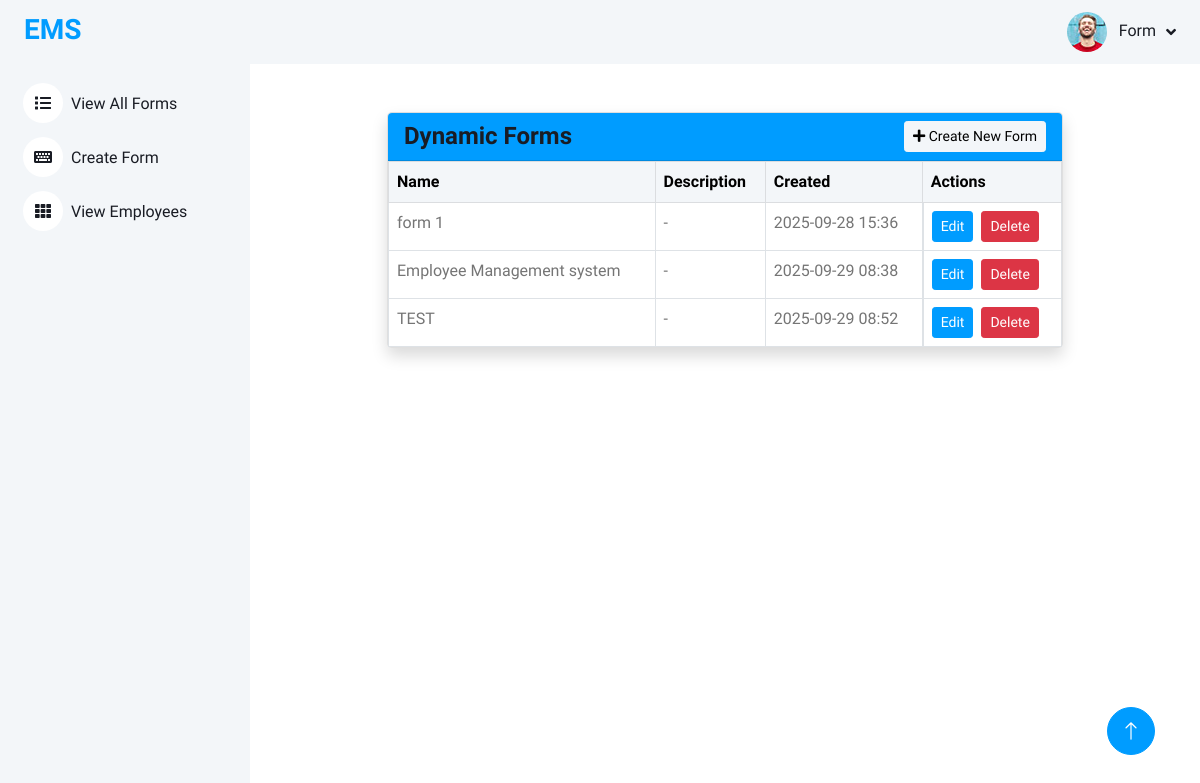
Page /forms/ (signed in) on the committed database.
### formsbuilder/models.py (models this page shows, shortened)
class DynamicForm(models.Model):
    name = models.CharField(max_length=200)
    description = models.TextField(blank=True, null=True)
    created_at = models.DateTimeField(auto_now_add=True)

### formsbuilder/views.py (the view)
# urls.py: path("", views.form_list, name="form_list"),
def form_list(request):
    forms = DynamicForm.objects.all()
    return render(request, "formsbuilder/form_list.html", {"forms": forms})

### templates/formsbuilder/form_list.html (shortened to what this page needs)
{% extends 'admin/admin_base.html' %}
{% load static %}
{% block content %}
<div class="container mt-5" style="max-width:700px;">
    <div class="card shadow">
        <div class="card-header bg-primary text-white d-flex justify-content-between align-items-center">
            <h4 class="mb-0">Dynamic Forms</h4>
            <a href="{% url 'form_create' %}" class="btn btn-light btn-sm"><i class="fa fa-plus"></i> Create New Form</a>
        </div>
        <div class="card-body p-0">
            <table class="table table-bordered mb-0">
                <thead class="table-light">
                    <tr>
                        <th>Name</th>
                        <th>Description</th>
                        <th>Created</th>
                        <th>Actions</th>
                    </tr>
                </thead>
                <tbody>
                    {% for f in forms %}
                        <tr>
                            <td>{{ f.name }}</td>
                            <td>{{ f.description|default:'-' }}</td>
                            <td>{{ f.created_at|date:'Y-m-d H:i' }}</td>
                            <td class="d-flex gap-2">
                                <a href="{% url 'form_edit' f.id %}" class="btn btn-sm btn-primary">Edit</a>
                                <form method="post" action="{% url 'form_delete' f.id %}" style="display:inline;">
                                    <button type="submit" class="btn btn-sm btn-danger" onclick="return confirm('Are you sure you want to delete this form?');">Delete</button>
                                </form>
                            </td>
                        </tr>
                    {% empty %}
                        <tr><td colspan="4" class="text-center text-muted">No forms created yet.</td></tr>
                    {% endfor %}
                </tbody>
            </table>
        </div>
    </div>
</div>
{% endblock %}

### templates/admin/admin_base.html (shortened to what this page needs)
<!DOCTYPE html>
{% load static %}
<html lang="en">
<head>
    <link href="https://cdnjs.cloudflare.com/ajax/libs/font-awesome/5.10.0/css/all.min.css" rel="stylesheet">
    <link href="https://cdn.jsdelivr.net/npm/bootstrap-icons@1.4.1/font/bootstrap-icons.css" rel="stylesheet">
    <link href="{% static 'lib/owlcarousel/assets/owl.carousel.min.css' %}" rel="stylesheet">
    <link href="{% static 'lib/tempusdominus/css/tempusdominus-bootstrap-4.min.css' %}" rel="stylesheet" />
    <link href="{% static 'css/bootstrap.min.css' %}" rel="stylesheet">
    <link href="{% static 'css/style.css' %}" rel="stylesheet">
</head>
<body>
    <div class="container-xxl position-relative bg-white d-flex p-0">
        <div class="sidebar pe-4 pb-3">
            <nav class="navbar bg-light navbar-light">
                <a href="index.html" class="navbar-brand mx-4 mb-3">
                    <h3 class="text-primary"></i>EMS</h3>
                </a>
                <div class="navbar-nav w-100">
                    <a href="{% url 'form_list' %}" class="nav-item nav-link"><i class="fa fa-list me-2"></i>View All Forms</a>
                    <a href="{% url 'form_create' %}" class="nav-item nav-link"><i class="fa fa-keyboard me-2"></i>Create Form</a>
                    <a href="{% url 'view_employees' %}" class="nav-item nav-link"><i class="fa fa-th me-2"></i>View Employees</a>
                </div>
            </nav>
        </div>
        <div class="content">
            <nav class="navbar navbar-expand bg-light navbar-light sticky-top px-4 py-0">
                <div class="navbar-nav align-items-center ms-auto">
                    <div class="nav-item dropdown">
                        <a href="#" class="nav-link dropdown-toggle" data-bs-toggle="dropdown">
                            <img class="rounded-circle me-lg-2" src="{% static 'img/user.jpg' %}" alt="" style="width: 40px; height: 40px;">
                            <span class="d-none d-lg-inline-flex">{{ request.user.username|capfirst }}</span>
                        </a>
                    </div>
                </div>
            </nav>
{% block content %}
{% endblock %}
        <a href="#" class="btn btn-lg btn-primary btn-lg-square back-to-top"><i class="bi bi-arrow-up"></i></a>
    </div>
</body>
</html>

### static/css/style.css (style rules this page uses)
:root { --primary: #009CFF; --light: #F3F6F9; --dark: #191C24; }
.back-to-top { position: fixed; display: none; right: 45px; bottom: 45px; z-index: 99; }
.btn { transition: .5s; }
.btn.btn-primary { color: #FFFFFF; }
.btn-lg-square { width: 48px; height: 48px; }
.btn-square, .btn-sm-square, .btn-lg-square { padding: 0; display: inline-flex; align-items: center; justify-content: center; font-weight: normal; border-radius: 50px; }
.sidebar { position: fixed; top: 0; left: 0; bottom: 0; width: 250px; height: 100vh; overflow-y: auto; background: var(--light); transition: 0.5s; z-index: 999; }
.content { margin-left: 250px; min-height: 100vh; background: #FFFFFF; transition: 0.5s; }
@media (min-width: 992px) { .sidebar { margin-left: 0; } }
@media (min-width: 992px) { .content { width: calc(100% - 250px); } }
.sidebar .navbar .navbar-nav .nav-link { padding: 7px 20px; color: var(--dark); font-weight: 500; border-left: 3px solid var(--light); border-radius: 0 30px 30px 0; outline: none; }
.sidebar .navbar .navbar-nav .nav-link i { width: 40px; height: 40px; display: inline-flex; align-items: center; justify-content: center; background: #FFFFFF; border-radius: 40px; }
.content .navbar .navbar-nav .nav-link { margin-left: 25px; padding: 12px 0; color: var(--dark); outline: none; }
.content .navbar .dropdown-toggle::after { margin-left: 6px; vertical-align: middle; border: none; content: "\f107"; font-family: "Font Awesome 5 Free"; font-weight: 900; transition: .5s; }

### rows in the picture
DynamicForm: name "form 1", description "-", created_at "2025-09-28 15:36"
DynamicForm: name "Employee Management system", description "-", created_at "2025-09-29 08:38"
DynamicForm: name "TEST", description "-", created_at "2025-09-29 08:52"

### other values in the picture
{{ request.user.username|capfirst }} "Form"
